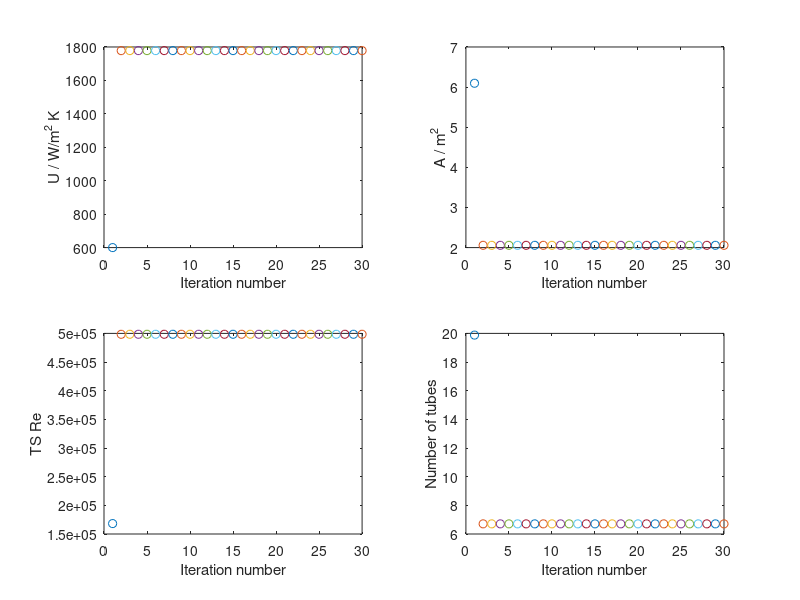

Write the MATLAB code that produced this figure.
clc
clear all

%Cold fluid properties - Also tube fluid
mdotC=35000/3600;
TCin=15+273;
TCout=386.338;
PCin=(2+1)*10^5;
CpC=1864;
deltaTC=TCout-TCin;
rhoC=831.035;
muC=4.6275*10^(-4);

Cpt=CpC;
rhoT=rhoC;
muT=muC;

TCavg=(TCin+TCout)/2;
%Hot fluid properties - Also shell side


THin=412.7497528+30;
THout=412.7497528+30;
PHin=(3+1)*10^5;
CpH=2456.09; %from http://www2.spiraxsarco.com/esc/SS_Properties.aspx?lang_id=ENG&country_id=US
deltaTH=THin-THout;
rhoH=4.08048; %NOT NEEDED
rhoS=rhoH;
CpS=CpH;
muH=1.4666666*10^(-5); %viscosity of steam at temp 
muS=muH;
deltaHVap=2050.52*1000; %enthalpy of vap of steam J/kg


%Find LMTD
LMTDnum=(THin-TCout)-(THout-TCin);
LMTDden=log((THin-TCout)/(THout-TCin));
LMTD=LMTDnum/LMTDden;

%pass count
p=2;

%HX duty
Q=CpC*mdotC*deltaTC; %in J/s

%Find HOT (steam) fluid flow rate
mdotH=Q/deltaHVap;

%Finding R and S
R=(THin-THout)/(TCout-TCin);
S=(TCout-TCin)/(THin-TCin);
Fprompt=['What is Ft from graph (pg 657)? ','R=',num2str(R), ' S=',num2str(S),' '];
Ft=input(Fprompt);


for k=1:30
%Initial guess for U
uvalues(1)=600;
U=uvalues(k);



%Prelim area
A=Q/(U*Ft*LMTD);



%Define tubes
OD=20/1000;     %Outer diameter
tp=2/1000;       %Thickness
Lp=4.88;        %Length per pipe
ID=OD-(2*tp);   %Inner diameter
Icsa=pi*(ID^2)/4;   %Internal cross sectional area

%Tubes
SA1=pi*OD*Lp;   %Surface area of 1 tube
nt=A/SA1       %number of tubes
np=nt/p;        %Number of tubes per pass
vt=mdotC/(rhoT*Icsa*np) %tube velocity

%Tube side coefficients
Ret= (rhoT*vt*ID)/muC;  %Tube side reynold's number
jtprompt=['What is TS J factor (pg 665)? TS Re=',num2str(Ret),' ']; %prompt user to input j factor
jt=input(jtprompt);              %j factor from graph
kf = 0.28*(-0.0002*TCavg+0.1939)+0.72*3.9674*TCavg^(-0.584)   %Thermal conductivity of pipe fluid (engtoolbox)
Prt=(Cpt*muT)/kf       %Tube side prantl number
hi=jt*Ret*(Prt^0.33)*(kf/ID)*(muT/0.001)^0.14 %estimating heat inner tube heat transfer coefficient from corrolation 

%Shell side coefficients
pt=1.25*OD;      %tube pitch for square pitch
K1=0.249;       %K and n from table 12.4 in C&R Vol6
n1=2.207;
BD=OD*(nt/K1)^(1/n1) %Bundle diameter equation
%%SOME OF THE FOLLOWING LINES HAVE BEEN COMMENTED OUT
%%THIS IS BECAUSE IN THE CASE OF A PHASE CHANGE, KERNS METHOD 
%%IS NOT VALID. INSTEAD A VALUE FOR hs=8000 IS ASSUMED
%tB=0.052 ;       %Bundle thickness from fig12.10 pg 646 C&R Vol6
%SD=BD+tB;       %Shell diameter
%BS=SD/5;         %Assume 5 baffles for baffle spacing
%	=((pt-OD)*SD*BS)/pt;  %crossflow area
%vs= mdotH/(As*rhoS);    %shell side velocity
%de=1.27/OD * (pt^2 - 0.917*OD^2);   %equivilent diameter
%Res=(vs*rhoS*de)/muS;       %Shell side reynolds number
kfs=0.0323;                   %shell side conductivity (engtoolbox)
%Prs=CpS*muS/kfs;             %Shell side prantl number
%jsprompt=['What is SS J factor (pg 673)? SS Re=',num2str(Res),' ']; %prompt the user to input j factor
%js=input(jsprompt);               %shell side j factor from graph
hs=8000; %kfs/de *js*Res*Prs^(1/3)*(muS/0.001)^(0.14);  %shell side heat transfer coefficient

%Fouling factors from table pg 640 C&R vol6
fs=7000;
ft=5000;

kp=45; %thermal conductivity of tube

invU=1/8000 + 1/fs + (1/hi + 1/ft)*(OD/ID) + tp/kp %calculating overall HTC
Uk=1/invU;

uvalues(k+1)=Uk;
uvalueprompt=['U= ', num2str(Uk)];

%pointwise plot graphs!!
hold on
subplot(2,2,1), plot(k,U,'o')
ylabel('U / W/m^2 K')
xlabel('Iteration number')
hold on
subplot(2,2,2), plot(k,A,'o')
ylabel('A / m^2')
xlabel('Iteration number')
hold on
subplot(2,2,3), plot(k,Ret,'o')
ylabel('TS Re')
xlabel('Iteration number')
hold on
%subplot(2,2,4), plot(k,Res,'o')
%ylabel('SS Re')
subplot(2,2,4), plot(k,nt,'o')
ylabel('Number of tubes')
xlabel('Iteration number')

end

%Tube side pressure drop
jpdt=0.003; %from graph handout page 22 (jpdt = j pressure drop tube)
vh_p=2.5; %velocity head per pass C&R 
deltaPt=p*(8*jpdt*(Lp/ID)*(muT/0.001)^(-0.14)+vh_p)*((rhoT*vt^2)/2)

%Shell side pressure drop
%jpds=5*10^(-2);   %from graph handout page 24 j factor pressure drop shell side
%deltaPs=8*jpds*((SD/de)*(Lp/BS)*((rhoS*vs^2)/2)*(muS/0.001)^(-0.14))
